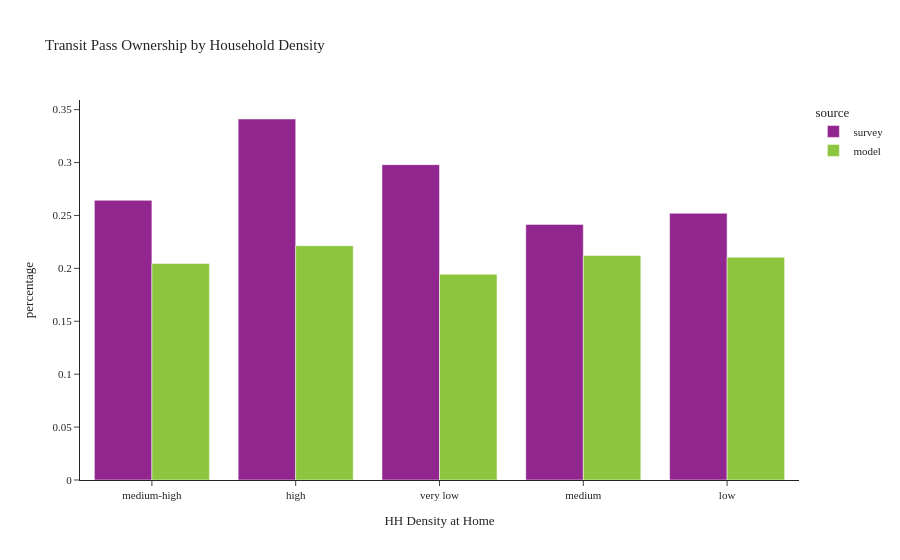

Notebook code for this chart:
### Code cell
plot_transit_pass(person, 'hh_density_group', 'Household Density', 'HH Density at Home')

### Figure 1 — Plotly figure (JSON) as saved in the notebook; plotly's stock layout.template omitted (floating-point values rounded to 4 significant figures)
{"data": [{"alignmentgroup": "True", "customdata": [[315], [265], [356], [471], [268]], "hovertemplate": "source=survey<br>hh_density_group=%{x}<br>percentage=%{y}<br>sample count=%{customdata[0]}<extra></extra>", "legendgroup": "survey", "marker": {"color": "#91268F", "pattern": {"shape": ""}}, "name": "survey", "offsetgroup": "survey", "orientation": "v", "showlegend": true, "textposition": "auto", "type": "bar", "x": ["medium-high", "high", "very low", "medium", "low"], "xaxis": "x", "y": [0.2643, 0.3412, 0.298, 0.2416, 0.2521], "yaxis": "y"}, {"alignmentgroup": "True", "customdata": [[221325], [129570], [116643], [254436], [190306]], "hovertemplate": "source=model<br>hh_density_group=%{x}<br>percentage=%{y}<br>sample count=%{customdata[0]}<extra></extra>", "legendgroup": "model", "marker": {"color": "#8CC63E", "pattern": {"shape": ""}}, "name": "model", "offsetgroup": "model", "orientation": "v", "showlegend": true, "textposition": "auto", "type": "bar", "x": ["medium-high", "low", "very low", "medium", "high"], "xaxis": "x", "y": [0.2047, 0.2105, 0.1945, 0.2121, 0.2214], "yaxis": "y"}], "layout": {"barmode": "group", "legend": {"title": {"text": "source"}, "tracegroupgap": 0}, "title": {"text": "Transit Pass Ownership by Household Density"}, "xaxis": {"anchor": "y", "domain": [0.0, 1.0], "title": {"text": "HH Density at Home"}}, "yaxis": {"anchor": "x", "domain": [0.0, 1.0], "title": {"text": "percentage"}}}}
